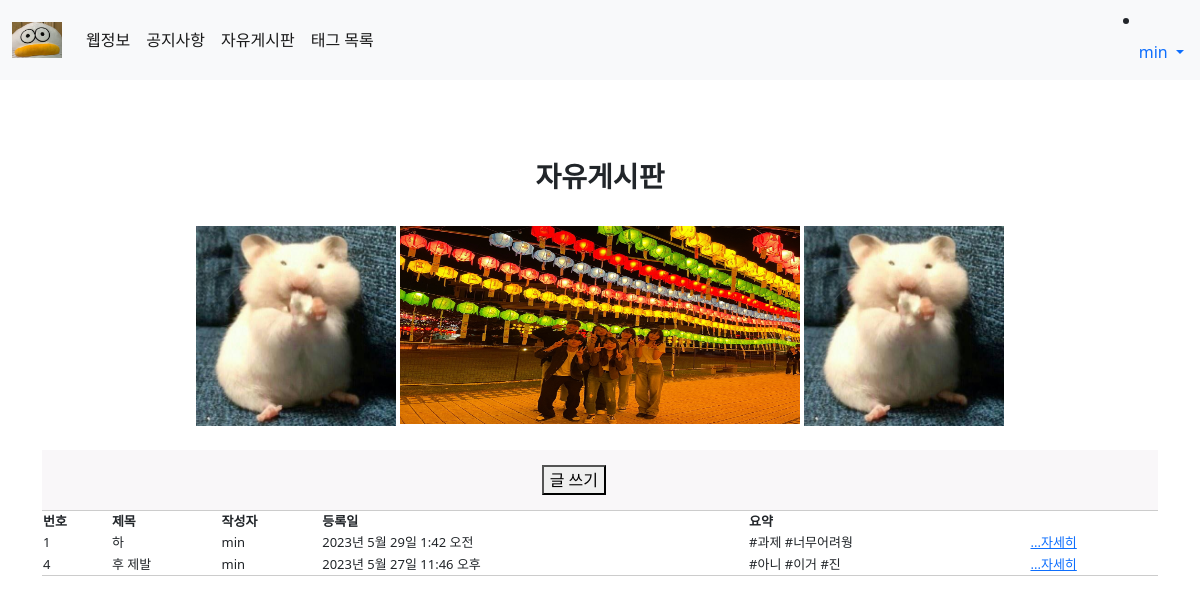
/talking/ (signed in), run on the app's committed database.
### main/models.py (models this page shows, shortened)
class Post(models.Model):
    title = models.CharField(max_length = 200)
    writer = models.ForeignKey(User, on_delete = models.CASCADE)
    pub_date = models.DateTimeField()
    hamster = models.CharField(null=True, max_length = 500)
    weather = models.CharField(null=True, max_length = 50)
    image = models.ImageField(upload_to = 'post/', blank=True, null=True)
    body = models.TextField()
    tags = models.ManyToManyField(Tag, related_name = 'posts', blank = True)
    def summary(self):
        return self.body[:10]

### main/views.py (the view)
# urls.py: path('talking/', talking, name="talking"),
def talking(request):
    posts=Post.objects.all()
    return render(request, 'main/talking.html', {'posts':posts})

### main/templates/main/talking.html
{% extends 'base.html' %}
{% load static %}
{% block content %}
<section class="notice">
    <h3 style="font-weight:bold">자유게시판</h3><br>
        <div class="container" style="text-align:center">
            <img src="{% static 'images/햄스터과일먹는짤.png' %}" style="width:200px; height:200px">
            <img src="{% static 'images/6조기여웡.jpg' %}" style="width:400px; height:200px">
            <img src="{% static 'images/햄스터과일먹는짤.png' %}" style="width:200px; height:200px"><br><br>
        </div>
      <div id="board-search">
          <div class="container">
              <div class="search-window">
                  <form action="">
                    {% if user.is_authenticated %}
                      <div class="search-wrap">
                          <button type="button" onclick="location.href='{% url 'main:new'%}'">글 쓰기</button>
                      </div>
                    {% endif %}
                  </form>
              </div>
          </div>
      </div>
      <div id="board-list">
          <div class="container">
              <table class="board-table">
                  <thead>
                  <tr>
                      <th scope="col" class="th-num">번호</th>
                      <th scope="col" class="th-title">제목</th>
                      <th scope="col" class="th-title">작성자</th>
                      <th scope="col" class="th-date">등록일</th>
                      <th scope="col" class="th-date">요약</th>
                  </tr>
                  </thead>
                  <tbody>
                    <div>
                        {% for post in posts %}
                        <div>
                            <tr>
                                <td scope="col" class="th-num">{{post.id}}</td>
                                <td scope="col" class="th-title">{{post.title}}</td>
                                <td scope="col" class="th-title">{{post.writer}}</td>
                                <td scope="col" class="th-date">{{post.pub_date}}</td>
                                <td scope="col" class="th-title">{{post.summary}}</td>
                                <td scope="col" class="th-title"><a href="{% url 'main:detail' post.id %}">...자세히</a></td>
                            </tr>
                        </div>
                        {% endfor %}
                    </div>
                  </tbody>
              </table>
          </div>
      </div>
</section>
{% endblock %}

### min_project/templates/shared/_navbar.html (shortened to what this page needs)
{% load static %}
<nav class="navbar navbar-expand-lg navbar-light bg-light">
    <div class="container-fluid">
    <a class="navbar-brand" href="{% url 'main:mainpage' %}"><img src="{% static 'images/오리.jpg' %}" style="width:50px"></a>
    <div class="collapse navbar-collapse" id="navbarNav">
        <ul class="navbar-nav">
        <li class="nav-item">
            <a class="nav-link active" aria-current="page" href="{% url 'main:information' %}">웹정보</a>
        </li>
        <li class="nav-item">
            <a class="nav-link active" aria-current="page" href="{% url 'main:notion' %}">공지사항</a>
        </li>
        <li class="nav-item">
            <a class="nav-link active" aria-current="page" href="{% url 'main:talking' %}">자유게시판</a>
        </li>
        <li class = "nav-item">
            <a class="nav-link active" aria-current="page" href="{% url 'main:tag_list' %}">태그 목록</a>
        </li>
        </ul>
    </div>
    </div>
    <li class="nav-item dropdown">
        {% if user.is_authenticated %}
        <a class="nav-link dropdown-toggle" href="#" id="navbarDropdown" role="button" data-bs-toggle="dropdown" aria-expanded="false">
            {{user.username}}
        </a>
        {% endif %}
      </li>
</nav>

### min_project/static/css/project.css (style rules this page uses)
h3 { text-align : center; }

### min_project/static/css/notice.css (style rules this page uses)
table { border-collapse: collapse; border-spacing: 0; }
section.notice { padding: 80px 0; }
#board-search .search-window { padding: 15px 0; background-color: #f9f7f9; }
#board-search .search-window .search-wrap { text-align: right; width: 80%; max-width: 564px; }
.board-table { font-size: 13px; width: 100%; border-top: 1px solid #ccc; border-bottom: 1px solid #ccc; }

### data on the page
Post: id "1", title "하", writer "min", pub_date "2023년 5월 29일 1:42 오전", summary "#과제 #너무어려웡"
Post: id "4", title "후 제발", writer "min", pub_date "2023년 5월 27일 11:46 오후", summary "#아니 #이거 #진"

### other printed values
{{ user.username }} "min"
